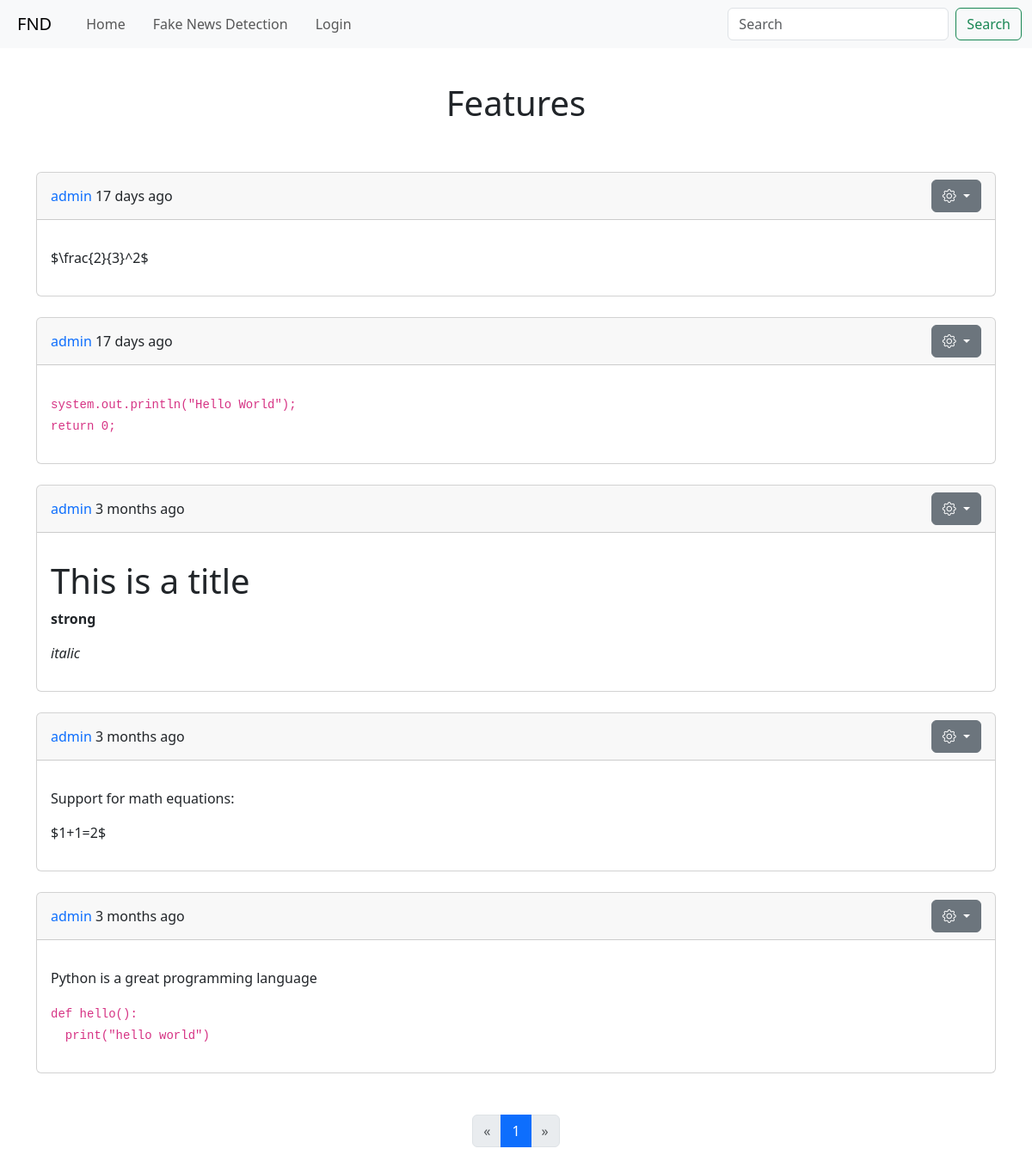
/thread/1/, run on the app's committed database.
### app/models.py (models this page shows, shortened)
class Thread(db.Model):
    id: so.Mapped[int] = so.mapped_column(primary_key=True)
    title: so.Mapped[str] = so.mapped_column(sa.String(100))
    user_id: so.Mapped[int] = so.mapped_column(sa.ForeignKey(User.id, ondelete='CASCADE'), index=True)
    user: so.Mapped[User] = so.relationship('User', back_populates='threads')
    posts: so.WriteOnlyMapped['Post'] = so.relationship('Post',
                                                        back_populates='thread',
                                                        passive_deletes=True)

class Post(db.Model):
    id: so.Mapped[int] = so.mapped_column(primary_key=True)
    body: so.Mapped[str] = so.mapped_column(sa.String(1_000))
    body_raw: so.Mapped[str] = so.mapped_column(sa.String(1_000))
    timestamp: so.Mapped[datetime] = so.mapped_column(sa.DateTime(), index=True,
                                                      default=lambda: datetime.now(timezone.utc))
    user_id: so.Mapped[int] = so.mapped_column(sa.ForeignKey(User.id, ondelete='CASCADE'), index=True)
    thread_id: so.Mapped[int] = so.mapped_column(sa.ForeignKey(Thread.id, ondelete='CASCADE'), index=True)
    author: so.Mapped[User] = so.relationship('User', back_populates='posts')
    thread: so.Mapped[Thread] = so.relationship('Thread', back_populates='posts')
    reports: so.WriteOnlyMapped['Report'] = so.relationship('Report',
                                                            back_populates='post',
                                                            passive_deletes=True)

class User(UserMixin, db.Model):
    id: so.Mapped[int] = so.mapped_column(primary_key=True)
    username: so.Mapped[str] = so.mapped_column(sa.String(64), index=True, unique=True)
    email: so.Mapped[str] = so.mapped_column(sa.String(120), index=True, unique=True)
    password_hash: so.Mapped[Optional[str]] = so.mapped_column(sa.String(256))
    about_me: so.Mapped[Optional[str]] = so.mapped_column(sa.String(140))
    last_seen: so.Mapped[Optional[datetime]] = so.mapped_column(sa.DateTime(),
                                                                default=lambda: datetime.now(timezone.utc))
    joined: so.Mapped[datetime] = so.mapped_column(sa.DateTime(), default=lambda: datetime.now(timezone.utc))
    admin: so.Mapped[bool] = so.mapped_column(sa.Boolean(), default=False)
    posts: so.WriteOnlyMapped['Post'] = so.relationship('Post',
                                                        back_populates='author',
                                                        passive_deletes=True)
    threads: so.WriteOnlyMapped['Thread'] = so.relationship('Thread',
                                                            back_populates='user',
                                                            passive_deletes=True)

### app/main/routes.py (the view)
@bp.route('/thread/<int:id>/', methods=['GET'])
def thread(id):
    page = request.args.get('page', 1, type=int)
    thread = db.first_or_404(sa.select(Thread).where(Thread.id == id))
    posts_query = sa.select(Post).where(Post.thread_id == id).order_by(Post.timestamp.desc())
    page = db.paginate(posts_query, page=page, per_page=current_app.config['POSTS_PER_PAGE'], error_out=True)
    form = PostForm()
    return render_template('thread.html', title=thread.title,
                           thread=thread,
                           form=form,
                           page=page)

### app/main/forms.py
class PostForm(FlaskForm):
    body = PageDownField('Post', validators=[Length(min=1, max=1000)])
    submit = SubmitField('Submit')

### app/main/routes.py (called while the page is built)
@bp.before_request
def before_request():
    if current_user.is_authenticated:
        current_user.last_seen = datetime.now(timezone.utc)
        db.session.commit()

### app/templates/thread.html (shortened to what this page needs)
{% extends "base.html" %}
{% from "macros.html" import thread_table, page_nav, quick_form with context %}
{% block content %}
    <h1 class="text-center p-4">{{ thread.title }}</h1>
    {% for post in page.items %}
        <br/>
        {% include 'post.html' %}
    {% endfor %}
    <br/>
    <br/>
    {{ page_nav(page, 'main.thread', id=thread.id) }}
{% endblock %}

### app/templates/base.html (shortened to what this page needs)
<!DOCTYPE html>
<html lang="en">
<head>
    <link href="https://cdn.jsdelivr.net/npm/bootstrap@5.3.3/dist/css/bootstrap.min.css" rel="stylesheet"
>
    <link rel="stylesheet" href="https://cdn.jsdelivr.net/npm/bootstrap-icons@1.11.3/font/bootstrap-icons.min.css">
</head>
<body>
<header>
    <nav class="navbar navbar-expand-lg bg-body-tertiary">
        <div class="container-fluid">
            <a class="navbar-brand px-2" href="#">FND</a>
            <div class="collapse navbar-collapse" id="navbarSupportedContent">
                <ul class="navbar-nav me-auto mb-2 mb-lg-0">
                    <li class="nav-item px-2"><a class="nav-link" href="{{ url_for('main.index') }}">Home</a></li>
                    <li class="nav-item px-2"><a class="nav-link" href="{{ url_for('main.fake_news_detection') }}">Fake News Detection</a></li>
                    {% if current_user.is_anonymous %}
                        <li class="nav-item px-2">
                            <a class="nav-link" href="{{ url_for('auth.login') }}">Login</a>
                        </li>
                    {% endif %}
                </ul>
                <form class="d-flex" role="search" action="{{ url_for('main.search') }}" method="get">
                    <input class="form-control me-2" type="search" name="query" placeholder="Search"
                           aria-label="Search">
                    <button class="btn btn-outline-success" type="submit">Search</button>
                </form>
            </div>
        </div>
    </nav>
</header>
<main>
    <div class="container mt-3">
        {% block content %}{% endblock %}
    </div>
</main>
</body>
</html>

### app/templates/macros.html (shortened to what this page needs)
{% macro page_nav(page, endpoint) %}
    <nav aria-label="Page navigation example">
        <ul class="pagination justify-content-center">
            {% if page.has_prev %}
                <li class="page-item">
                    <a class="page-link" href="{{ url_for(endpoint, page=page.prev_num, **kwargs) }}"
                       aria-label="Previous">
                        <span aria-hidden="true">&laquo;</span>
                    </a>
                </li>
            {% else %}
                <li class="page-item">
                    <a class="page-link disabled" aria-label="Previous">
                        <span aria-hidden="true">&laquo;</span>
                    </a>
                </li>
            {% endif %}
            {% for number in page.iter_pages(left_edge=1, right_edge=1, left_current=1, right_current=2) %}
                {% if number %}
                    {% if page.page != number %}
                        <li class="page-item">
                            <a class="page-link" href="{{ url_for(endpoint, page=number, **kwargs) }}">{{ number }}</a>
                        </li>
                    {% else %}
                        <li class="page-item active" aria-current="page">
                            <a class="page-link" href="#">{{ number }}</a>
                        </li>
                    {% endif %}
                {% else %}
                    <li class="page-item disabled">
                        <a class="page-link">{{ '...' }}</a>
                    </li>
                {% endif %}
            {% endfor %}
            {% if page.has_next %}
                <li class="page-item">
                    <a class="page-link" href="{{ url_for(endpoint, page=page.next_num, **kwargs) }}"
                       aria-label="Next">
                        <span aria-hidden="true">&raquo;</span>
                    </a>
                </li>
            {% else %}
                <li class="page-item">
                    <a class="page-link disabled" aria-label="Next">
                        <span aria-hidden="true">&raquo;</span>
                    </a>
                </li>
            {% endif %}
        </ul>
    </nav>
{% endmacro %}

### app/templates/post.html (shortened to what this page needs)
<div class="card">
    <div class="card-header d-flex justify-content-between align-items-center">
                <span>
                <a class="text-decoration-none"
                   href="{{ url_for('main.user', username=post.author.username) }}">{{ post.author.username }}
                </a> {{ moment(post.timestamp).fromNow() }}
                </span>
        <div class="dropdown">
            <button class="btn btn-secondary dropdown-toggle" type="button" data-bs-toggle="dropdown"
                    aria-expanded="false">
                <i class="bi bi-gear"></i>
            </button>
        </div>
    </div>
    <div class="card-body">
        <p>{{ post.body | safe }}</p>
    </div>
</div>

### app/templates/base.html (style rules this page uses)
code { white-space: pre-wrap }

### data on the page
Thread: title "Features"
Post: author.username "admin", timestamp "17 days ago", body "$\\frac{2}{3}^2$"
Post: author.username "admin", timestamp "17 days ago", body "system.out.println(\"Hello World\"); return 0;"
Post: author.username "admin", timestamp "3 months ago", body "This is a title strong italic"
Post: author.username "admin", timestamp "3 months ago", body "Support for math equations: $1+1=2$"
Post: author.username "admin", timestamp "3 months ago", body "Python is a great programming language def hello(): print(\"hello world\")"

### other printed values
{{ number }} "1"
